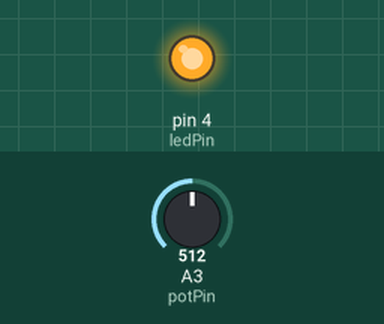
Simulated run of this sketch. Board: Arduino Uno, built with avr-gcc and run on an emulated ATmega328P. Shown: output pins drawn as LEDs (lit = HIGH). Dashed ring = blinking. The test bench sets the inputs (shaded band); at power-on: A3 (potPin) = 512.

Above: at 2.8 s.
2.9 s: A3 (potPin) set to 0
At 3.8 s:
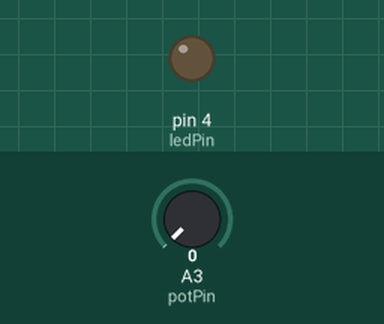
5.6 s: A3 (potPin) set to 122
At 6.19 s:
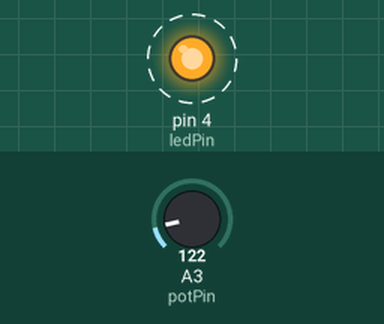
Timing chart, 0 to 15.1 s (numbered marks = the images above; inputs shaded):
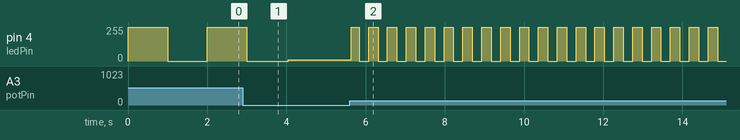

The sketch:

4_Potentiometer.ino
```cpp
int potPin = A3;        //connecting the signal pin of the potentiometer in pin A3
int ledPin = 4;         //connecting the LED's anode to pin 5
int resolution = 1023;  //ADC range
int value = 0;          //declaring the potentiometer value's variable

void setup() {
  pinMode(ledPin, OUTPUT);       // set the pin A0 as INPUT
}

void loop() {
  value = analogRead(potPin);  //  store the value of the resistor in the "val" variable
  value = map(value, 0, resolution, 0, 2000);  //change the range of 'value' variable from [0, 1023] to [0,1000]
  digitalWrite(ledPin, HIGH);   //turn the pin 5 on
  delay(value);                 //wait 'value' time
  digitalWrite(ledPin, LOW);    //turn the pin 5 off
  delay(value);                 //wait 'value' time
}
```

Measured:
- after the input at 5.6 s, pin 4 (ledPin): alternates 255/255 for 0.24 s and 0/255 for 0.24 s, starting at once
